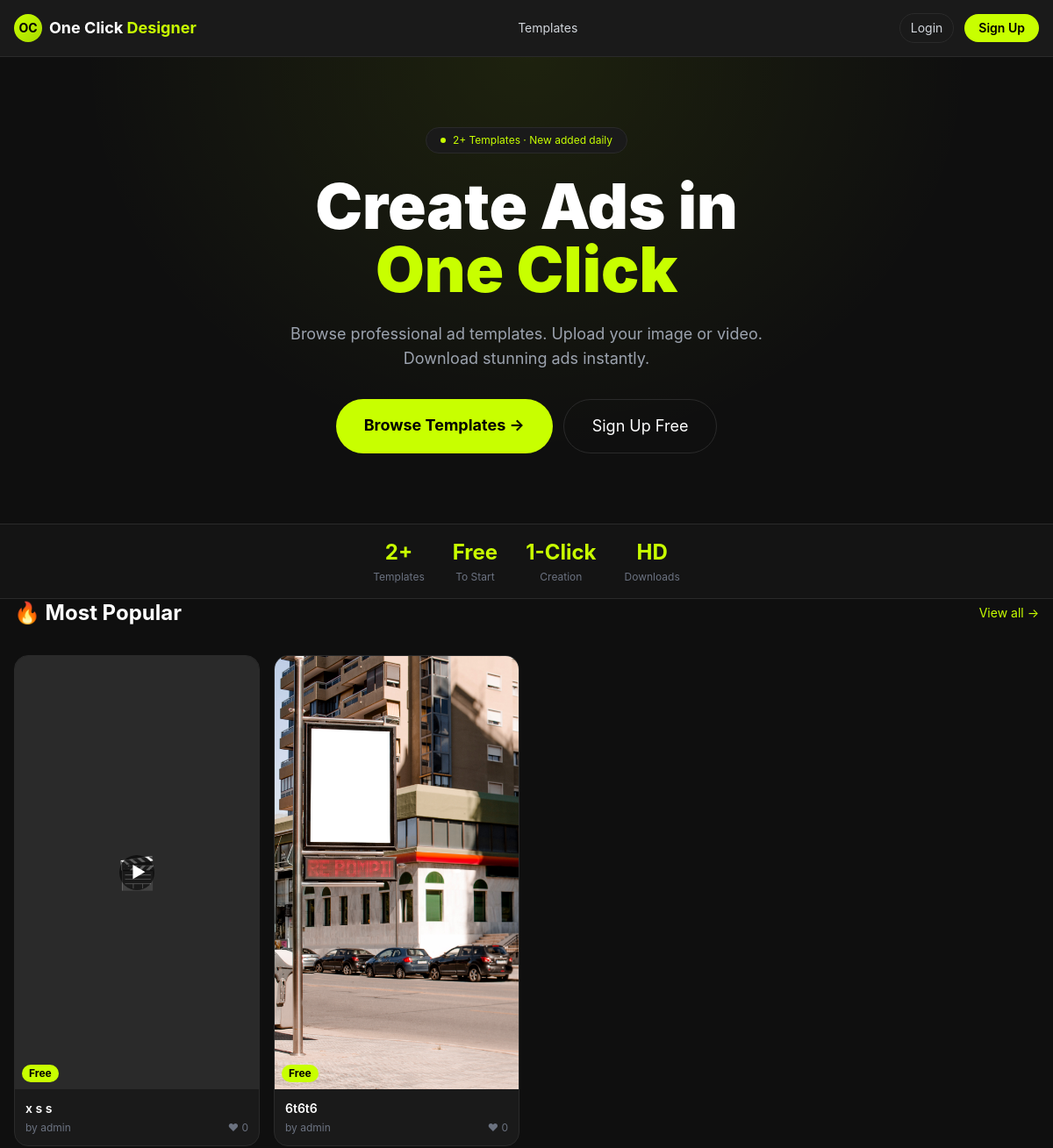
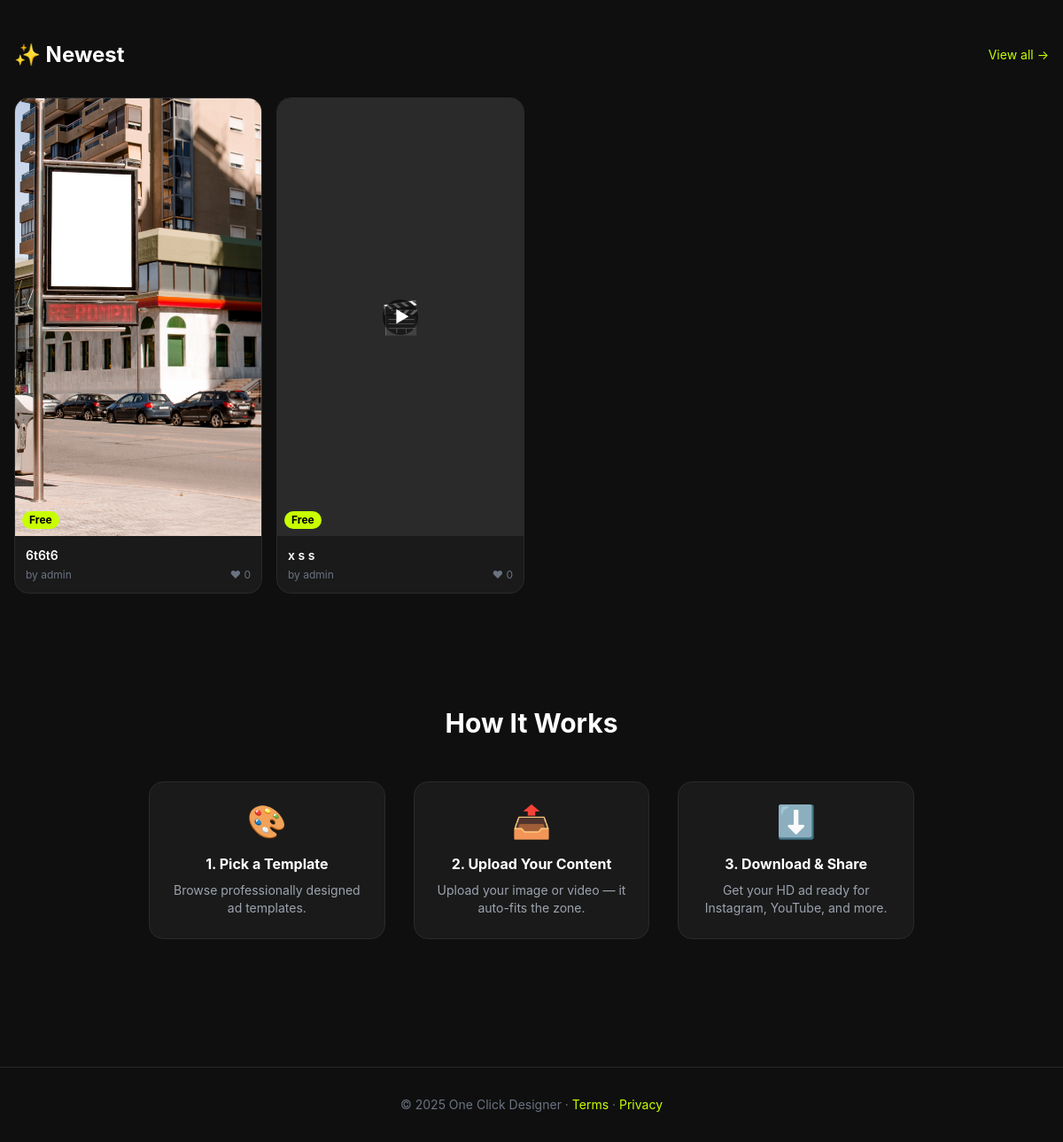
The page / on the database its author committed (2 pictures, top to bottom).
### templates_app/models.py (models this page shows, shortened)
class AdTemplate(models.Model):
    TYPE_IMAGE = 'image'
    TYPE_VIDEO = 'video'
    TYPE_CHOICES = [(TYPE_IMAGE, 'Image'), (TYPE_VIDEO, 'Video')]
    ORIENTATION_PORTRAIT = 'portrait'
    ORIENTATION_LANDSCAPE = 'landscape'
    ORIENTATION_SQUARE = 'square'
    ORIENTATION_CHOICES = [
        (ORIENTATION_PORTRAIT, 'Portrait'),
        (ORIENTATION_LANDSCAPE, 'Landscape'),
        (ORIENTATION_SQUARE, 'Square'),
    ]
    title = models.CharField(max_length=200)
    description = models.TextField(blank=True)
    creator = models.ForeignKey(User, on_delete=models.CASCADE, related_name='templates')
    category = models.ForeignKey(Category, on_delete=models.SET_NULL, null=True, blank=True)
    tags = models.CharField(max_length=500, blank=True, help_text="Comma separated tags")
    file = models.FileField(upload_to='templates/files/')
    thumbnail = models.ImageField(upload_to='templates/thumbnails/', blank=True, null=True)
    file_type = models.CharField(max_length=10, choices=TYPE_CHOICES, default=TYPE_IMAGE)
    orientation = models.CharField(max_length=20, choices=ORIENTATION_CHOICES, default=ORIENTATION_PORTRAIT)
    canvas_width = models.IntegerField(default=1080)
    canvas_height = models.IntegerField(default=1920)
    zone_data = models.TextField(default='{}', help_text="JSON data for replaceable zone")
    is_free = models.BooleanField(default=True)
    is_active = models.BooleanField(default=True)
    is_featured = models.BooleanField(default=False)
    likes_count = models.IntegerField(default=0)
    uses_count = models.IntegerField(default=0)
    created_at = models.DateTimeField(auto_now_add=True)
    updated_at = models.DateTimeField(auto_now=True)
    class Meta:
        ordering = ['-created_at']

### core/views.py (the view)
# urls.py: path('', views.home, name='home'),
def home(request):
    featured = AdTemplate.objects.filter(is_active=True, is_featured=True)[:6]
    popular = AdTemplate.objects.filter(is_active=True).order_by('-likes_count')[:8]
    newest = AdTemplate.objects.filter(is_active=True).order_by('-created_at')[:8]
    total_templates = AdTemplate.objects.filter(is_active=True).count()
    return render(request, 'core/home.html', {
        'featured': featured,
        'popular': popular,
        'newest': newest,
        'total_templates': total_templates,
    })

### templates/core/home.html (shortened to what this page needs)
{% extends 'base.html' %}
{% block content %}
<section class="relative overflow-hidden py-20 px-4">
  <div class="absolute inset-0 bg-[radial-gradient(ellipse_at_top,rgba(200,255,0,0.08)_0%,transparent_60%)]"></div>
  <div class="max-w-4xl mx-auto text-center relative">
    <div class="inline-flex items-center gap-2 bg-dark-card border border-dark-border rounded-full px-4 py-1.5 text-xs text-brand mb-6">
      <span class="w-1.5 h-1.5 bg-brand rounded-full animate-pulse-brand"></span>
      {{ total_templates }}+ Templates · New added daily
    </div>
    <h1 class="text-5xl md:text-7xl font-black mb-6 leading-tight">
      Create Ads in<br><span class="text-brand">One Click</span>
    </h1>
    <p class="text-gray-400 text-lg mb-8 max-w-xl mx-auto">Browse professional ad templates. Upload your image or video. Download stunning ads instantly.</p>
    <div class="flex flex-wrap gap-3 justify-center">
      <a href="{% url 'template_list' %}" class="bg-brand text-black font-bold px-8 py-4 rounded-full hover:opacity-90 transition-all text-lg">Browse Templates →</a>
      {% if not user.is_authenticated %}<a href="{% url 'register' %}" class="border border-dark-border text-white px-8 py-4 rounded-full hover:border-brand transition-all text-lg">Sign Up Free</a>{% endif %}
    </div>
  </div>
</section>
<div class="border-y border-dark-border py-4 bg-dark-card/50">
  <div class="max-w-4xl mx-auto flex flex-wrap justify-center gap-8 text-center">
    <div><span class="text-brand font-bold text-2xl">{{ total_templates }}+</span><p class="text-gray-500 text-xs mt-1">Templates</p></div>
    <div><span class="text-brand font-bold text-2xl">Free</span><p class="text-gray-500 text-xs mt-1">To Start</p></div>
    <div><span class="text-brand font-bold text-2xl">1-Click</span><p class="text-gray-500 text-xs mt-1">Creation</p></div>
    <div><span class="text-brand font-bold text-2xl">HD</span><p class="text-gray-500 text-xs mt-1">Downloads</p></div>
  </div>
</div>
{% if popular %}
<section class="max-w-7xl mx-auto px-4 pb-12">
  <div class="flex items-center justify-between mb-8"><h2 class="text-2xl font-bold">🔥 Most Popular</h2><a href="{% url 'template_list' %}?sort=popular" class="text-brand text-sm hover:underline">View all →</a></div>
  <div class="grid grid-cols-2 md:grid-cols-4 gap-4">{% for t in popular %}{% include 'templates_app/_template_card.html' %}{% endfor %}</div>
</section>
{% endif %}
{% if newest %}
<section class="max-w-7xl mx-auto px-4 pb-16">
  <div class="flex items-center justify-between mb-8"><h2 class="text-2xl font-bold">✨ Newest</h2><a href="{% url 'template_list' %}?sort=newest" class="text-brand text-sm hover:underline">View all →</a></div>
  <div class="grid grid-cols-2 md:grid-cols-4 gap-4">{% for t in newest %}{% include 'templates_app/_template_card.html' %}{% endfor %}</div>
</section>
{% endif %}
<section class="max-w-4xl mx-auto px-4 py-16 text-center">
  <h2 class="text-3xl font-bold mb-12">How It Works</h2>
  <div class="grid md:grid-cols-3 gap-8">
    <div class="bg-dark-card border border-dark-border rounded-2xl p-6"><div class="text-4xl mb-4">🎨</div><h3 class="font-bold mb-2">1. Pick a Template</h3><p class="text-gray-400 text-sm">Browse professionally designed ad templates.</p></div>
    <div class="bg-dark-card border border-dark-border rounded-2xl p-6"><div class="text-4xl mb-4">📤</div><h3 class="font-bold mb-2">2. Upload Your Content</h3><p class="text-gray-400 text-sm">Upload your image or video — it auto-fits the zone.</p></div>
    <div class="bg-dark-card border border-dark-border rounded-2xl p-6"><div class="text-4xl mb-4">⬇️</div><h3 class="font-bold mb-2">3. Download & Share</h3><p class="text-gray-400 text-sm">Get your HD ad ready for Instagram, YouTube, and more.</p></div>
  </div>
</section>
{% endblock %}

### templates/templates_app/_template_card.html (shortened to what this page needs)
<div class="bg-dark-card border border-dark-border rounded-2xl overflow-hidden card-hover group relative">
  <a href="{% url 'template_detail' t.pk %}">
    <div class="relative aspect-[9/16] bg-dark-border overflow-hidden">
      {% if t.thumbnail %}
        <img src="{{ t.thumbnail.url }}" alt="{{ t.title }}" class="w-full h-full object-cover group-hover:scale-105 transition-transform duration-300">
      {% elif t.file_type == 'image' %}
        <img src="{{ t.file.url }}" alt="{{ t.title }}" class="w-full h-full object-cover group-hover:scale-105 transition-transform duration-300">
      {% else %}
        <div class="w-full h-full flex items-center justify-center bg-dark-border">
          <span class="text-4xl">🎬</span>
        </div>
      {% endif %}
      {% if t.file_type == 'video' %}
      <div class="absolute inset-0 flex items-center justify-center">
        <div class="w-10 h-10 bg-black/60 rounded-full flex items-center justify-center">
          <span class="text-white text-lg ml-1">▶</span>
        </div>
      </div>
      {% endif %}
      {% if t.is_free %}
      <div class="absolute bottom-2 left-2 bg-brand text-black text-xs font-bold px-2 py-0.5 rounded-full">Free</div>
      {% else %}
      <div class="absolute bottom-2 left-2 bg-yellow-500 text-black text-xs font-bold px-2 py-0.5 rounded-full">Pro</div>
      {% endif %}
    </div>
  </a>
  <div class="p-3">
    <h3 class="text-sm font-semibold text-white truncate">{{ t.title }}</h3>
    <div class="flex items-center justify-between mt-1">
      <span class="text-xs text-gray-500">by {{ t.creator.username }}</span>
      <div class="flex items-center gap-2 text-xs text-gray-500">
        <span>♥ {{ t.likes_count }}</span>
      </div>
    </div>
  </div>
</div>

### templates/base.html (style rules this page uses)
body { background: #0f0f0f; color: #fff; font-family: 'Inter', sans-serif; }
.card-hover { transition: transform 0.2s, box-shadow 0.2s; }
.animate-pulse-brand { animation: pulse-brand 2s infinite; }

### rows shown on the page
AdTemplate: is_free "Free", title "x s s", creator.username "admin", likes_count "0"
AdTemplate: file (picture), is_free "Free", title "6t6t6", creator.username "admin", likes_count "0"

### other values the page prints
{{ total_templates }} "2"
